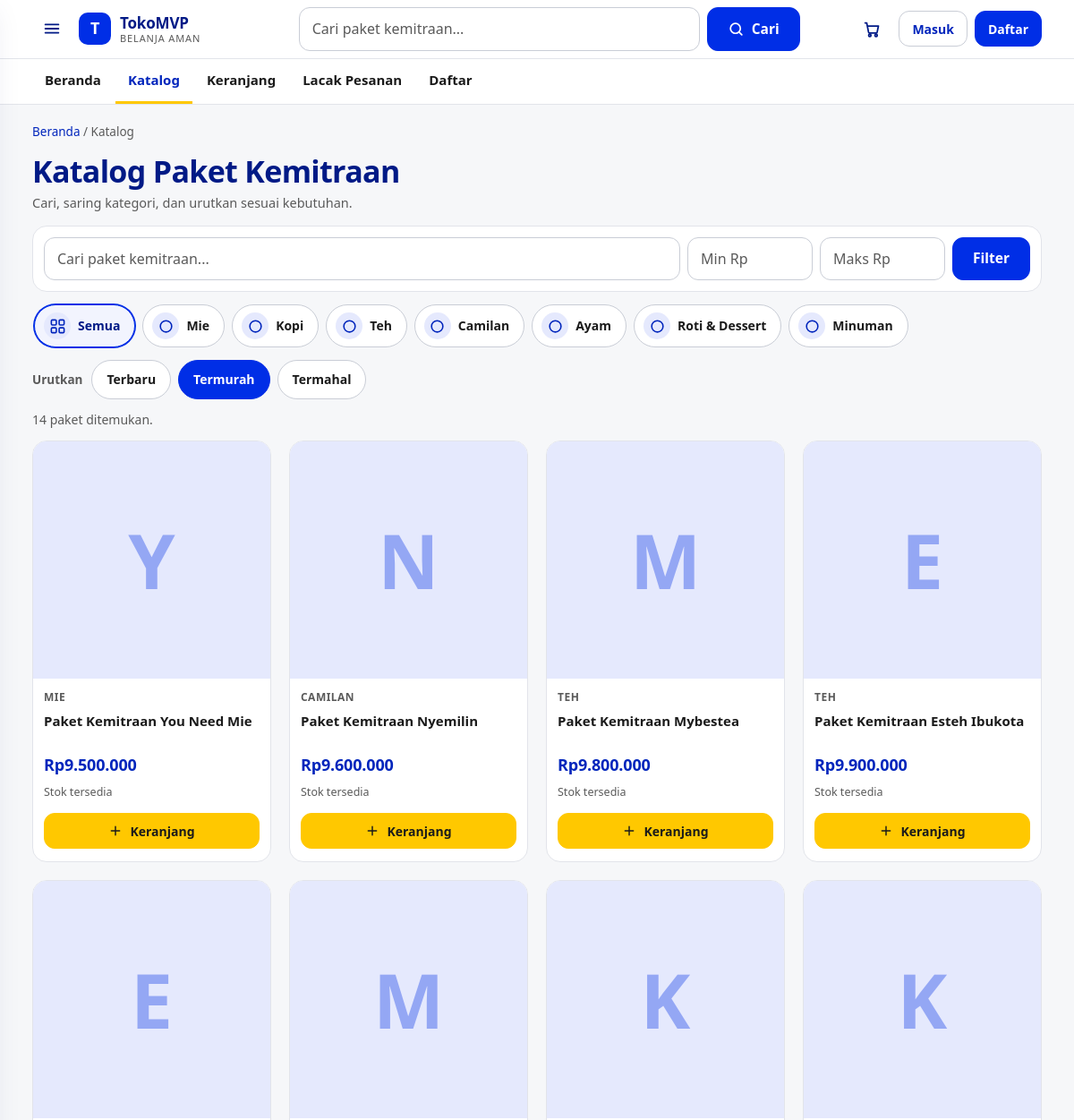
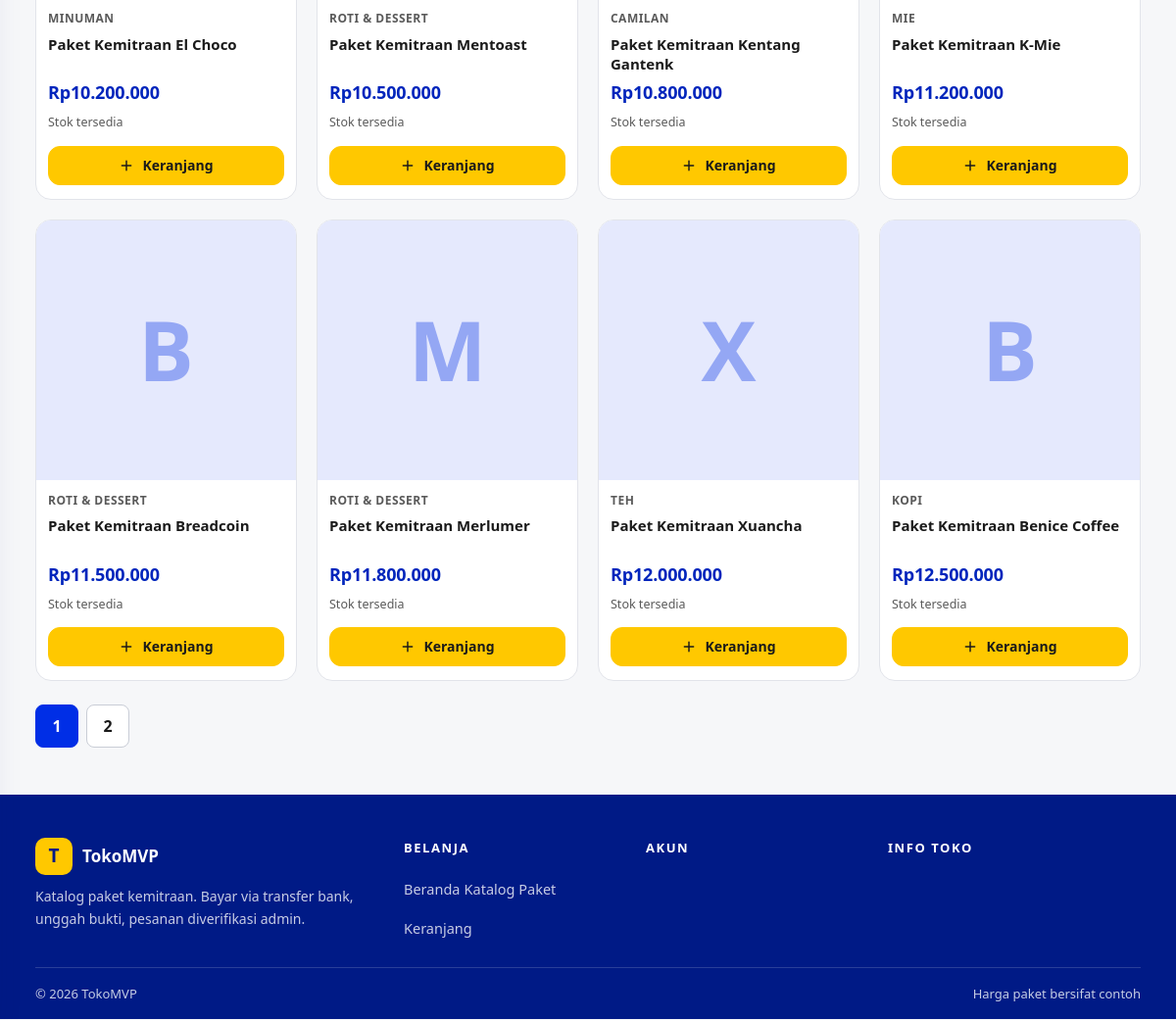
The page /products?sort=price_asc on the database its author committed (2 pictures, top to bottom).
### tables this page shows
CREATE TABLE categories (
  id INT UNSIGNED AUTO_INCREMENT PRIMARY KEY,
  name VARCHAR(120) NOT NULL,
  slug VARCHAR(150) NOT NULL,
  parent_id INT UNSIGNED NULL,
  created_at DATETIME NOT NULL DEFAULT CURRENT_TIMESTAMP,
  UNIQUE KEY uq_cat_slug (slug),
  CONSTRAINT fk_cat_parent FOREIGN KEY (parent_id) REFERENCES categories(id) ON DELETE SET NULL
);

CREATE TABLE products (
  id INT UNSIGNED AUTO_INCREMENT PRIMARY KEY,
  category_id INT UNSIGNED NULL,
  name VARCHAR(200) NOT NULL,
  slug VARCHAR(220) NOT NULL,
  sku VARCHAR(80) NOT NULL,
  description TEXT NULL,
  price INT UNSIGNED NOT NULL DEFAULT 0 COMMENT 'IDR, harga dasar',
  compare_price INT UNSIGNED NULL,
  weight_gram INT UNSIGNED NOT NULL DEFAULT 0,
  status ENUM('draft','published','archived') NOT NULL DEFAULT 'draft',
  created_at DATETIME NOT NULL DEFAULT CURRENT_TIMESTAMP,
  updated_at DATETIME NOT NULL DEFAULT CURRENT_TIMESTAMP ON UPDATE CURRENT_TIMESTAMP,
  UNIQUE KEY uq_products_slug (slug),
  UNIQUE KEY uq_products_sku (sku),
  KEY idx_products_status (status),
  KEY idx_products_cat (category_id),
  FULLTEXT KEY ft_products (name, description),
  CONSTRAINT fk_prod_cat FOREIGN KEY (category_id) REFERENCES categories(id) ON DELETE SET NULL
);

### app/Views/store/_card.php (the view, shortened to what the rows shown need)
<?php
$brand = preg_replace('/^paket kemitraan\s+/i', '', trim($p['name'] ?? ''));
$initial = mb_strtoupper(mb_substr($brand !== '' ? $brand : trim($p['name'] ?? '?'), 0, 1));
$stock = (int)($stock ?? 0);
$stockCls = $stock <= 0 ? ' is-out' : ($stock <= 5 ? ' is-low' : '');
$stockTxt = $stock <= 0 ? 'Habis' : ($stock <= 5 ? 'Sisa ' . $stock : 'Stok tersedia');
?>
<article class="p-card">
  <a class="p-media" href="/products/<?= View::e($p['slug']) ?>" aria-label="<?= View::e($p['name']) ?>">
    <span class="p-ph" aria-hidden="true"><span class="p-ph__mark"><?= View::e($initial) ?></span></span>
  </a>
  <div class="p-body">
    <span class="p-cat"><?= View::e($p['category_name'] ?? '') ?></span>
    <a class="p-name" href="/products/<?= View::e($p['slug']) ?>"><?= View::e($p['name']) ?></a>
    <span class="p-price"><?= Helpers::rupiah($p['price']) ?></span>
    <span class="p-stock<?= $stockCls ?>"><?= View::e($stockTxt) ?></span>
    <div class="p-foot">
      <?php if (!empty($vid) && $stock > 0): ?>
      <form method="post" action="/cart/add">
        <button class="btn btn--buy btn--sm btn--block" type="submit">
          <svg width="16" height="16" viewBox="0 0 24 24" fill="none" stroke="currentColor" stroke-width="2.2" stroke-linecap="round" aria-hidden="true"><path d="M12 5v14M5 12h14"/></svg>
          Keranjang
        </button>
      </form>
      <?php else: ?>
        <a class="btn btn--ghost btn--sm btn--block" href="/products/<?= View::e($p['slug']) ?>">Lihat Detail</a>
      <?php endif; ?>
    </div>
  </div>
</article>

### app/Views/store/catalog.php (shortened to what the rows shown need)
<?php
$map = [];
try {
  $ids = array_values(array_filter(array_map(fn($p) => (int)$p['id'], $products ?? [])));
  if ($ids) {
    $in = implode(',', $ids);
    $st = \App\Core\Database::pdo()->query(
      "SELECT product_id, MIN(id) AS vid, COALESCE(SUM(stock),0) AS stock FROM product_variants WHERE product_id IN ({$in}) AND status = 'active' GROUP BY product_id"
    );
    foreach ($st->fetchAll() as $r) { $map[(int)$r['product_id']] = ['vid' => (int)$r['vid'], 'stock' => (int)$r['stock']]; }
  }
} catch (\Throwable) { $map = []; }
$f = $filters ?? ['q' => '', 'category' => '', 'min_price' => '', 'max_price' => '', 'sort' => 'newest'];
$sort = $f['sort'] ?? 'newest';
$catOrder = ['mie', 'kopi', 'teh', 'camilan', 'ayam', 'roti-dessert', 'minuman'];
$cats = array_values($categories ?? []);
usort($cats, fn($a, $b) => (array_search($a['slug'], $catOrder) <=> array_search($b['slug'], $catOrder)));
$catIcon = [
  'mie' => '<path d="M4 12h16a8 8 0 0 1-16 0z"/><path d="M8 12V6m3 6V5m3 7V6m3 6v-3"/>',
  'kopi' => '<path d="M5 9h11v6a5 5 0 0 1-5 5h-1a5 5 0 0 1-5-5z"/><path d="M16 10h2a2.5 2.5 0 0 1 0 5h-2"/>',
  'teh' => '<path d="M7 9h10l-1.5 10h-7z"/><path d="M9 9c0-3 6-3 6 0"/>',
  'camilan' => '<path d="M6 9h12l-1.5 9h-9z"/><path d="M9 5l6 0M12 5V3"/>',
  'ayam' => '<circle cx="10" cy="14" r="5"/><path d="M14 11l5-5m-2 0h3v3"/>',
  'roti-dessert' => '<path d="M5 13a4 4 0 0 1 4-4h8a4 4 0 0 1 0 8H9a4 4 0 0 1-4-4z"/>',
  'minuman' => '<path d="M10 3h4v4l2 4v8a2 2 0 0 1-2 2h-4a2 2 0 0 1-2-2v-8l2-4z"/><path d="M10 12h4"/>',
];
$chipQs = function (string $cat) use ($f): string {
  $q = ['q' => $f['q'] ?? '', 'min' => $f['min_price'] ?? '', 'max' => $f['max_price'] ?? '', 'sort' => $f['sort'] ?? 'newest'];
  if ($cat !== '') { $q['category'] = $cat; }
  return http_build_query(array_filter($q, fn($v) => $v !== ''));
};
$sortQs = function (string $s) use ($f): string {
  $q = ['q' => $f['q'] ?? '', 'category' => $f['category'] ?? '', 'min' => $f['min_price'] ?? '', 'max' => $f['max_price'] ?? '', 'sort' => $s];
  return http_build_query(array_filter($q, fn($v) => $v !== ''));
};
?>
<div class="wrap page shop">
  <nav class="crumbs" aria-label="Breadcrumb"><a href="/">Beranda</a> / <span>Katalog</span></nav>
  <div class="shop-head">
    <div>
      <h1 class="shop-title">Katalog Paket Kemitraan</h1>
      <p class="muted shop-sub">Cari, saring kategori, dan urutkan sesuai kebutuhan.</p>
    </div>
  </div>
  <form method="get" action="/products" class="shop-filter" role="search">
    <div class="shop-filter__row">
      <input class="input" type="search" id="f-q" name="q" placeholder="Cari paket kemitraan..." value="<?= View::e($f['q'] ?? '') ?>">
      <input class="input shop-filter__num" type="number" id="f-min" name="min" min="0" inputmode="numeric" placeholder="Min Rp" value="<?= View::e($f['min_price'] ?? '') ?>">
      <input class="input shop-filter__num" type="number" id="f-max" name="max" min="0" inputmode="numeric" placeholder="Maks Rp" value="<?= View::e($f['max_price'] ?? '') ?>">
      <button class="btn btn--primary" type="submit">Filter</button>
    </div>
  </form>
  <nav class="catstrip" aria-label="Kategori paket">
    <a class="catchip<?= ($f['category'] ?? '') === '' ? ' is-active' : '' ?>" href="/products<?= ($qs = $chipQs('')) !== '' ? '?' . View::e($qs) : '' ?>"<?= ($f['category'] ?? '') === '' ? ' aria-current="page"' : '' ?>>
      <span class="catchip__icon" aria-hidden="true"></span>
      <span>Semua</span>
    </a>
    <?php foreach ($cats as $c):
      $on = ($f['category'] ?? '') === $c['slug']; ?>
      <a class="catchip<?= $on ? ' is-active' : '' ?>" href="/products?<?= View::e($chipQs($c['slug'])) ?>"<?= $on ? ' aria-current="page"' : '' ?>>
        <span class="catchip__icon" aria-hidden="true"><svg width="19" height="19" viewBox="0 0 24 24" fill="none" stroke="currentColor" stroke-width="2" stroke-linecap="round" stroke-linejoin="round" aria-hidden="true"><?= $catIcon[$c['slug']] ?? '<circle cx="12" cy="12" r="8"/>' ?></svg></span>
        <span><?= View::e($c['name']) ?></span>
      </a>
    <?php endforeach; ?>
  </nav>
  <div class="sortbar" role="navigation" aria-label="Urutkan">
    <span class="sortbar__label">Urutkan</span>
    <a class="<?= $sort === 'newest' ? 'is-active' : '' ?>" <?= $sort === 'newest' ? 'aria-current="true"' : '' ?> href="/products?<?= View::e($sortQs('newest')) ?>">Terbaru</a>
    <a class="<?= $sort === 'price_asc' ? 'is-active' : '' ?>" <?= $sort === 'price_asc' ? 'aria-current="true"' : '' ?> href="/products?<?= View::e($sortQs('price_asc')) ?>">Termurah</a>
    <a class="<?= $sort === 'price_desc' ? 'is-active' : '' ?>" <?= $sort === 'price_desc' ? 'aria-current="true"' : '' ?> href="/products?<?= View::e($sortQs('price_desc')) ?>">Termahal</a>
  </div>
  <p class="result-count" role="status"><?= (int)($total ?? 0) ?> paket ditemukan.</p>
  <div class="grid grid--prods">
    <?php foreach (($products ?? []) as $p):
      $m = $map[(int)$p['id']] ?? ['vid' => null, 'stock' => 0];
      echo View::render('store/_card', ['p' => $p, 'vid' => $m['vid'], 'stock' => $m['stock']]);
    endforeach; ?>
  </div>
  <?php
  $totalPages = max(1, (int)ceil(($total ?? 0) / ($perPage ?? 12)));
  if ($totalPages > 1):
    $qs = $_GET; ?>
  <nav class="pager" aria-label="Pagination">
    <?php for ($i = 1; $i <= $totalPages; $i++): $qs['page'] = $i; ?>
      <a class="<?= $i === ($page ?? 1) ? 'is-here' : '' ?>" <?= $i === ($page ?? 1) ? 'aria-current="page"' : '' ?> href="/products?<?= View::e(http_build_query($qs)) ?>"><?= (int)$i ?></a>
    <?php endfor; ?>
  </nav>
  <?php endif; ?>
</div>

### app/Core/Router.php (shortened to what the rows shown need)
<?php
class Router
{
    private array $routes = [];
    private function add(string $method, string $path, callable|array $handler): void
    {
        $this->routes[] = [$method, $this->compile($path), $handler];
    }
    private function compile(string $path): string
    {
        $regex = preg_replace('#\{([a-zA-Z_][a-zA-Z0-9_]*)\}#', '(?P<$1>[^/]+)', $path);
        return '#^' . $regex . '$#';
    }
    public function dispatch(string $method, string $uri): void
    {
        $path = parse_url($uri, PHP_URL_PATH) ?? '/';
        foreach ($this->routes as [$m, $regex, $handler]) {
            if (preg_match($regex, $path, $matches)) {
                $params = array_filter($matches, 'is_string', ARRAY_FILTER_USE_KEY);
                if (is_array($handler)) {
                    [$class, $fn] = $handler;
                    (new $class())->$fn($params);
                } else {
                    $handler($params);
                }
                return;
            }
        }
    }
}

### rows shown on the page
categories: name "Mie"
categories: name "Kopi"
categories: name "Teh"
categories: name "Camilan"
categories: name "Ayam"
categories: name "Roti & Dessert"
categories: name "Minuman"
products: name "Y", category.name "MIE", name "Paket Kemitraan You Need Mie", price "Rp9.500.000"
products: name "N", category.name "CAMILAN", name "Paket Kemitraan Nyemilin", price "Rp9.600.000"
products: name "M", category.name "TEH", name "Paket Kemitraan Mybestea", price "Rp9.800.000"
products: name "E", category.name "TEH", name "Paket Kemitraan Esteh Ibukota", price "Rp9.900.000"
products: name "E", category.name "MINUMAN", name "Paket Kemitraan El Choco", price "Rp10.200.000"
products: name "M", category.name "ROTI & DESSERT", name "Paket Kemitraan Mentoast", price "Rp10.500.000"
products: name "K", category.name "CAMILAN", name "Paket Kemitraan Kentang Gantenk", price "Rp10.800.000"
products: name "K", category.name "MIE", name "Paket Kemitraan K-Mie", price "Rp11.200.000"
products: name "B", category.name "ROTI & DESSERT", name "Paket Kemitraan Breadcoin", price "Rp11.500.000"
products: name "M", category.name "ROTI & DESSERT", name "Paket Kemitraan Merlumer", price "Rp11.800.000"
products: name "X", category.name "TEH", name "Paket Kemitraan Xuancha", price "Rp12.000.000"
products: name "B", category.name "KOPI", name "Paket Kemitraan Benice Coffee", price "Rp12.500.000"

### other values the page prints
$total "14"
